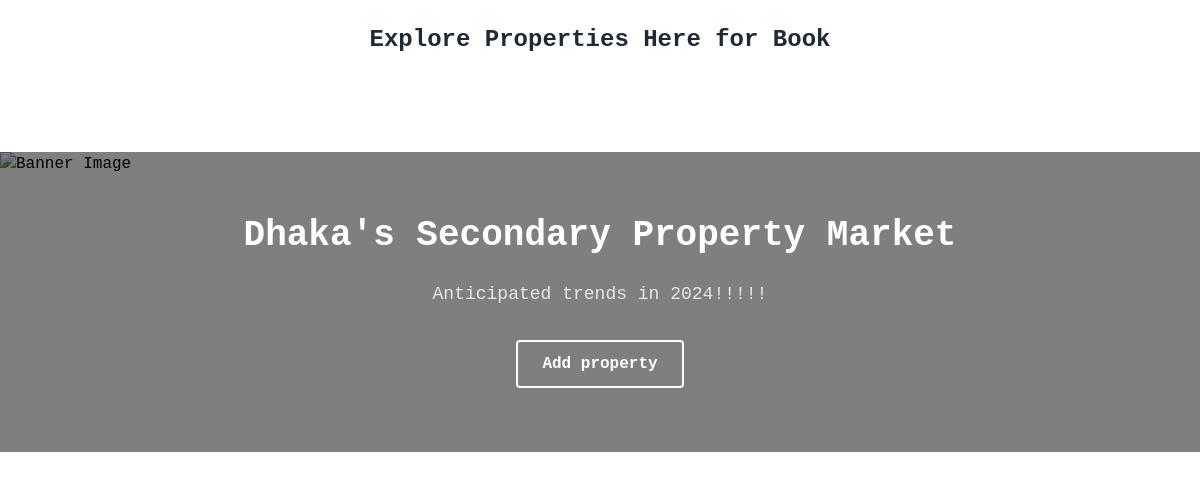
Before: /property/ with the older database file.
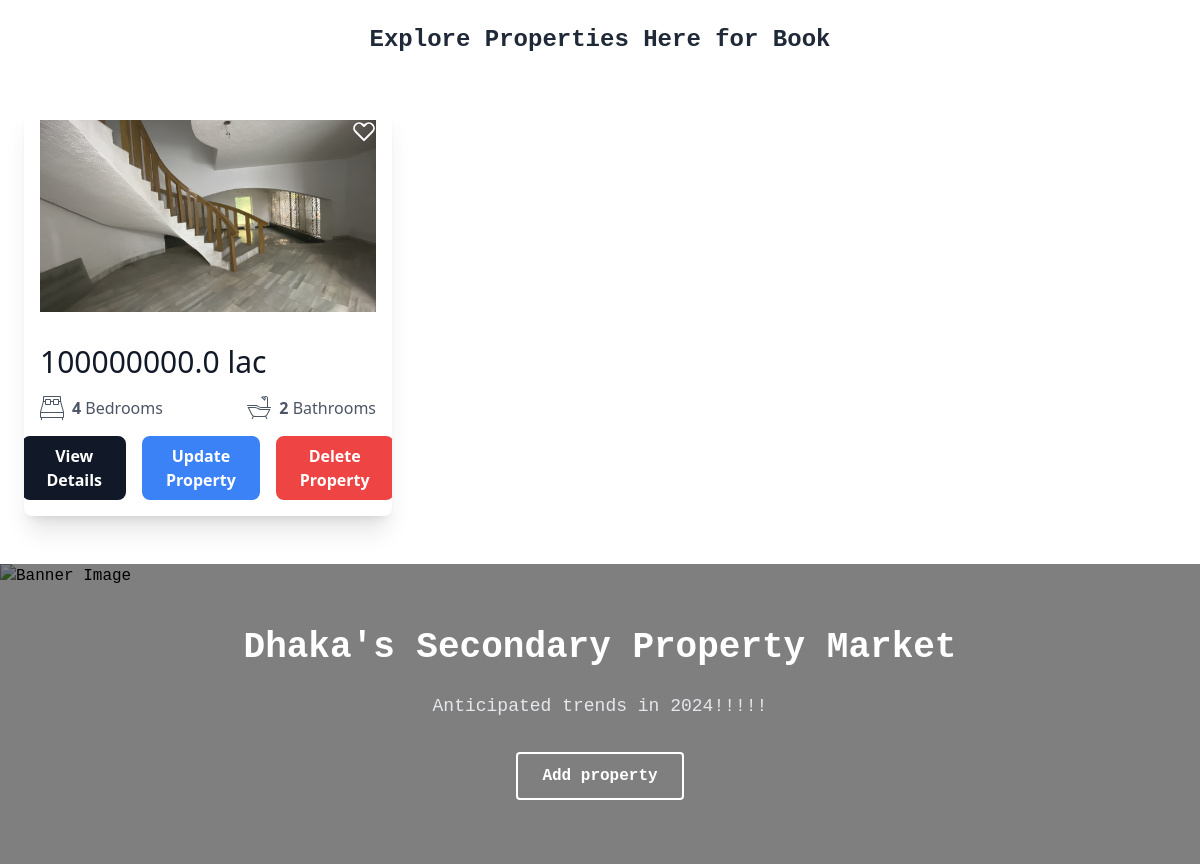
After: the same page with the newer database file.
### rental/models.py (models this page shows, shortened)
class Property(models.Model):
    property_type = models.CharField(max_length=100)
    location = models.CharField(max_length=255)
    description = models.TextField()
    num_of_rooms = models.IntegerField()
    num_of_bathrooms = models.IntegerField()
    area_size = models.FloatField()
    price = models.FloatField()
    status = models.CharField(max_length=50)
    date_created = models.DateTimeField(auto_now_add=True)
    image_1 = models.ImageField(upload_to='property_images/', null=True, blank=True)
    image_2 = models.ImageField(upload_to='property_images/', null=True, blank=True)
    image_3 = models.ImageField(upload_to='property_images/', null=True, blank=True)
    image_4 = models.ImageField(upload_to='property_images/', null=True, blank=True)
    image_5 = models.ImageField(upload_to='property_images/', null=True, blank=True)
    image_6 = models.ImageField(upload_to='property_images/', null=True, blank=True)
    image_7 = models.ImageField(upload_to='property_images/', null=True, blank=True)

### rental/views.py (the view)
# urls.py: path('property/', prop_views.property, name='property'),
def property(request):
    property=Property.objects.all()
    context={
         'property':property,
     }
    return render(request, template_name="property.html",context=context)

### templates/property.html (shortened to what this page needs)
<!DOCTYPE html>
<html lang="en">
  <head>
    <script src="https://cdn.tailwindcss.com"></script>
  </head>
  <body>
    {% block content %}
    <h2
      class="text-center mt-6 text-2xl font-semibold text-gray-800"
      style="font-family: 'Martian Mono', monospace; font-optical-sizing: auto"
    >
      Explore Properties Here for Book
    </h2>
    <div class="max-w-6xl mx-auto mt-12">
      <div class="grid grid-cols-1 sm:grid-cols-2 lg:grid-cols-3 gap-6">
        {% for p in property %}
        <div class="bg-white shadow-xl rounded-lg overflow-hidden">
          <a href="{% url 'propertydetails' p.id %}">
            <div class="bg-cover bg-center h-56 p-4 relative">
              <img
                src="{{ p.image_1.url }}"
                alt="Property Image"
                class="w-full h-full object-cover"
              />
              <div class="absolute top-4 right-4">
              </div>
            </div>
          </a>
          <div class="p-4">
            <p class="text-3xl text-gray-900">{{ p.price }} lac</p>
            <div class="flex justify-between mt-4 text-gray-600">
              <div class="flex items-center">
                <p>
                  <span class="font-bold">{{ p.num_of_rooms }}</span>
                  Bedrooms
                </p>
              </div>
              <div class="flex items-center">
                <p>
                  <span class="font-bold">{{ p.num_of_bathrooms }}</span>
                  Bathrooms
                </p>
              </div>
            </div>
            <div class="flex flex-col sm:flex-row justify-center items-center gap-4 mt-4 ">
              <a
                href="{% url "propertydetails" p.id%}"
                class="bg-gray-900 text-white text-center px-6 py-2 rounded-lg font-semibold hover:bg-gray-700 transition duration-300"
                >View Details</a
              >
              <a
            href="{% url 'update_property' p.id %}"
            class="bg-blue-500 text-white text-center px-6 py-2 rounded-lg font-semibold hover:bg-gray-700 transition duration-300"
          >
           Update Property
          </a>
          <a
          href="{% url 'delete_property' p.id %}"
          class="bg-red-500 text-white text-center px-6 py-2 rounded-lg font-semibold hover:bg-gray-700 transition duration-300"
        >
         Delete Property
        </a>
            </div>
          </div>
        </div>
        {% endfor %}
      </div>
    </div>
    <div
      class="relative mt-12 font-[sans-serif] before:absolute before:w-full before:h-full before:inset-0 before:bg-black before:opacity-50 before:z-10"
      style="font-family: 'Martian Mono', monospace; font-optical-sizing: auto"
    >
      <img
        src="https://images.unsplash.com/photo-1706640254398-3b04782e8c76?q=80&w=1374&auto=format&fit=crop&ixlib=rb-4.0.3&ixid=M3wxMjA3fDB8MHxwaG90by1wYWdlfHx8fGVufDB8fHx8fA%3D%3D"
        alt="Banner Image"
        class="absolute inset-0 w-full h-full object-cover"
      />
      <div
        class="min-h-[300px] relative z-50 h-full max-w-6xl mx-auto flex flex-col justify-center items-center text-center text-white p-6"
      >
        <h2 class="sm:text-4xl text-2xl font-bold mb-6">
          Dhaka's Secondary Property Market
        </h2>
        <p class="text-lg text-center text-gray-200">
          Anticipated trends in 2024!!!!!
        </p>
        <a
          href="{% url 'add_property' %}"
          class="mt-8 bg-transparent text-white text-base font-semibold py-2.5 px-6 border-2 border-white rounded hover:bg-white hover:text-black transition duration-300 ease-in-out"
        >
         Add property
        </a>
      </div>
    </div>
    {% endblock %}
  </body>
</html>

Changed rows visible on the page:
added Property: image_1 (picture), price "100000000.0", num_of_rooms "4", num_of_bathrooms "2"
